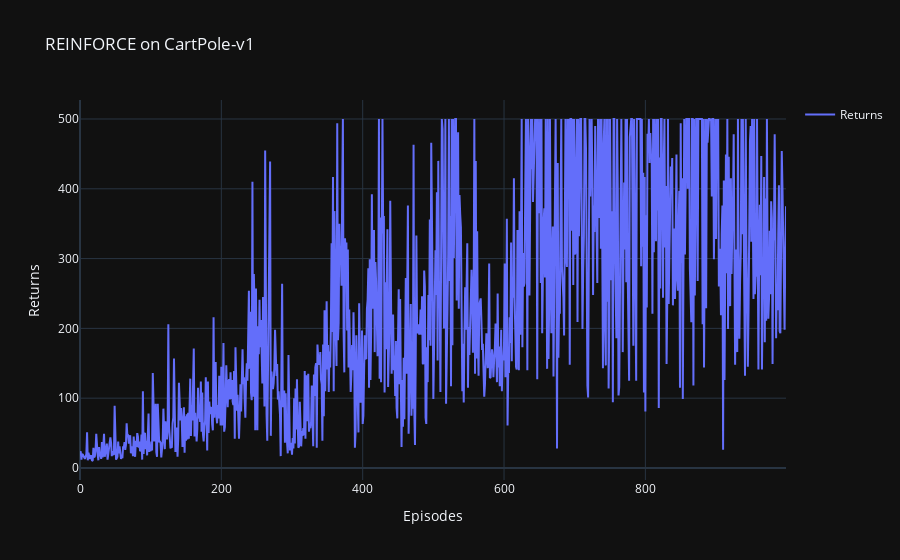

Write notebook code for a chart like this one.
### Code cell
import plotly.graph_objects as go
import pandas as pd
df = pd.read_csv('./Data/REINFORCE_returns_data.csv')  # 从 CSV 文件中读取数据
fig = go.Figure()
fig.add_trace(go.Scatter(x=df['Episodes'], y=df['Returns'], mode='lines', name='Returns'))
fig.update_layout(
    title='REINFORCE on CartPole-v1',
    xaxis_title='Episodes',
    yaxis_title='Returns',
    showlegend=True
)
fig.show()

### Figure 1 — Plotly figure (JSON) as saved in the notebook; plotly's stock layout.template omitted (floating-point values rounded to 4 significant figures; data arrays with more than 128 entries replaced by an {"elided": "..."} marker saying what was removed)
{"data": [{"mode": "lines", "name": "Returns", "x": {"elided": "1000 int values"}, "y": {"elided": "1000 float values"}, "type": "scatter"}], "layout": {"title": {"text": "REINFORCE on CartPole-v1"}, "xaxis": {"title": {"text": "Episodes"}}, "yaxis": {"title": {"text": "Returns"}}, "showlegend": true}}
